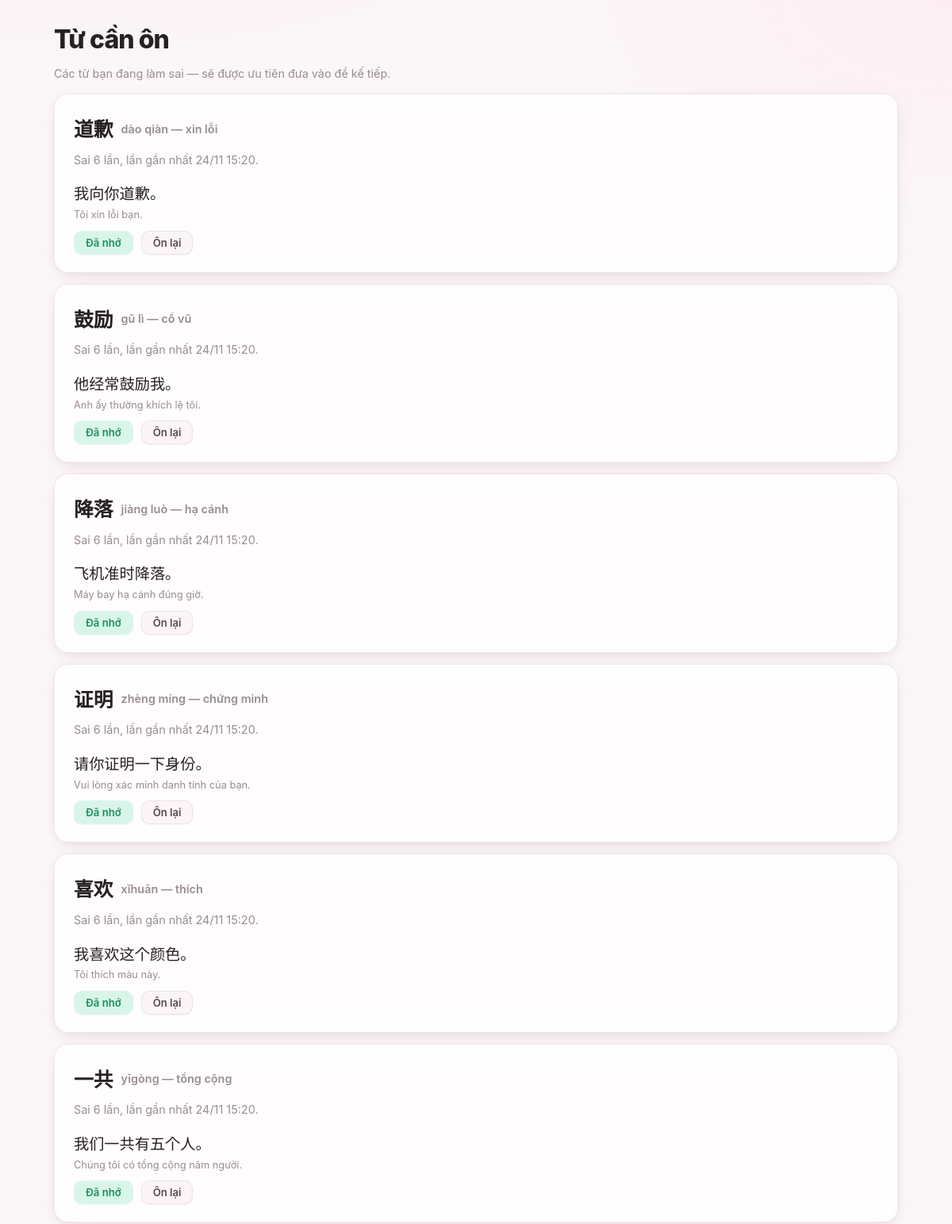
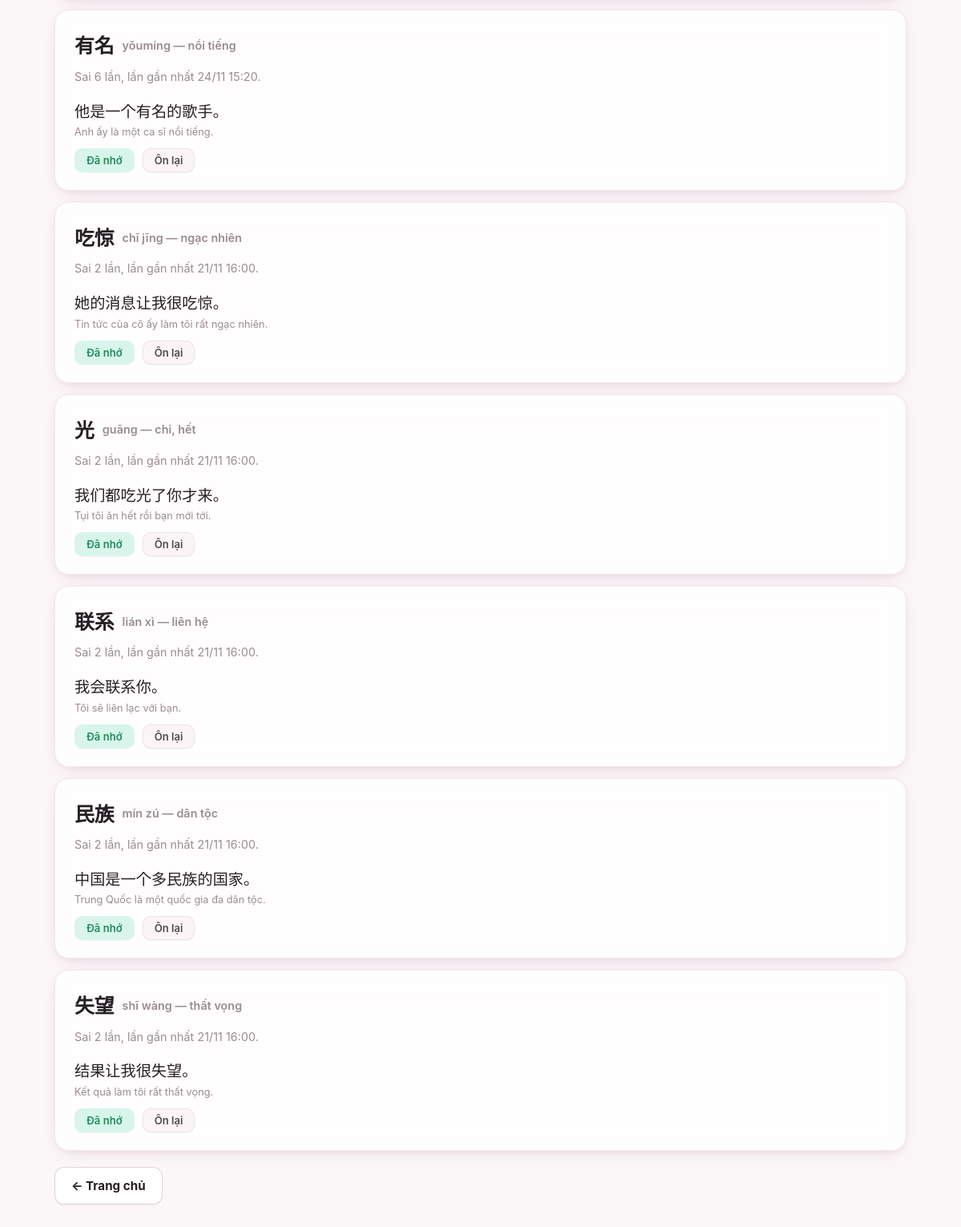
Screenshot of /review with the database file from the repository (2 pictures, top to bottom).
### app/models.py (models this page shows)
class Word(SQLModel, table=True):
    __tablename__ = "words"
    id: int | None = Field(default=None, primary_key=True)
    hanzi: str = Field(index=True, unique=True)
    pinyin: str
    han_viet: str | None = None
    meaning_vi: str
    level: int | None = None  # 3 hoặc 4, NULL nếu file không có cột "Cấp"
    example_zh: str | None = None
    example_pinyin: str | None = None
    example_vi: str | None = None
    created_at: datetime = Field(default_factory=lambda: datetime.now(timezone.utc))

class WordStat(SQLModel, table=True):
    __tablename__ = "word_stats"
    word_id: int = Field(primary_key=True, foreign_key="words.id")
    seen: int = 0
    wrong: int = 0
    correct_streak: int = 0
    last_wrong_at: datetime | None = None
    last_seen_at: datetime | None = None

### app/routes_review.py (the view)
@router.get("/review", response_class=HTMLResponse)
def review_page(request: Request, session: Session = Depends(get_session)):
    return templates.TemplateResponse(
        request, "review.html", {"items": review_items(session)})

### app/templates/review.html (shortened to what this page needs)
<!doctype html>
<html lang="vi">
<head>
<link rel="stylesheet" href="/static/style.css">
</head>
<body>
<main class="page">
  <h1>Từ cần ôn</h1>
  <p class="muted">Các từ bạn đang làm sai — sẽ được ưu tiên đưa vào đề kế tiếp.</p>
  {% for it in items %}
  <div class="card">
    <div class="qhead">
      <span class="zh">{{ it.word.hanzi }}</span>
      <span class="muted">{{ it.word.pinyin }}{% if it.word.han_viet %} [{{ it.word.han_viet }}]{% endif %} — {{ it.word.meaning_vi }}</span>
    </div>
    <p class="muted" style="margin-top:4px">
      Sai {{ it.stat.wrong }} lần{% if it.stat.last_wrong_at %}, lần gần nhất {{ it.stat.last_wrong_at.strftime("%d/%m %H:%M") }}{% endif %}.
    </p>
    {% if it.word.example_zh %}
    <div class="fb">
      <span class="zh" style="font-size:1.2rem">{{ it.word.example_zh }}</span>
      {% if it.word.example_vi %}<div class="muted small">{{ it.word.example_vi }}</div>{% endif %}
    </div>
    {% endif %}
    <div class="report-form">
      <form method="post" action="/review/{{ it.word.id }}">
        <button type="submit" class="btn small ok">Đã nhớ</button>
      </form>
      <form method="post" action="/review/{{ it.word.id }}">
        <button type="submit" class="btn small">Ôn lại</button>
      </form>
    </div>
  </div>
  {% endfor %}
  <p style="margin-top:20px"><a class="btn ghost" href="/">← Trang chủ</a></p>
</main>
</body>
</html>

### app/static/style.css (style rules this page uses)
:root { --bg: #fbf7f9; --bg-grad-1: #fbeaf1; --bg-grad-2: #fdf4f7; --bg-grad-3: #fdeef4; --surface: rgba(255, 255, 255, 0.78); --surface-solid: #ffffff; --surface-2: rgba(248, 238, 244, 0.6); --fg: #261f24; --fg-soft: #55484f; --muted: #9a8b92; --border: rgba(160, 118, 138, 0.16); --border-strong: rgba(160, 118, 138, 0.32); --accent: #c9517d; --accent-2: #a63e68; --accent-3: #ee9ab7; --accent-grad: linear-gradient(135deg, #da6c93 0%, #c14e78 55%, #a03a62 120%); --accent-soft: rgba(201, 81, 125, 0.12); --accent-deep: #9e355f; --st-ready-fg: #55484f; --st-ready-bg: rgba(154, 139, 146, 0.16); --st-inprogress-fg: #b47a1e; --st-inprogress-bg: rgba(255, 190, 90, 0.22); --st-done-fg: #1e8e5a; --st-done-bg: rgba(46, 204, 144, 0.2); --st-failed-fg: #c13a5b; --st-failed-bg: rgba(204, 59, 91, 0.18); --ok: #1e8e5a; --ok-soft: rgba(46, 204, 144, 0.18); --bad: #cc3b5b; --bad-soft: rgba(204, 59, 91, 0.16); --warn: #b47a1e; --warn-soft: rgba(255, 190, 90, 0.24); --shadow-sm: 0 1px 2px rgba(120, 60, 90, 0.06); --shadow: 0 6px 24px -8px rgba(160, 80, 120, 0.22), 0 2px 6px rgba(160, 80, 120, 0.06); --shadow-lg: 0 20px 48px -18px rgba(150, 70, 110, 0.4), 0 8px 18px -10px rgba(150, 70, 110, 0.25); --radius: 18px; --radius-sm: 12px; --font-zh: "Noto Sans SC", "PingFang SC", "Microsoft YaHei", system-ui, sans-serif; }
* { box-sizing: border-box; }
body { margin: 0; font-family: "Inter", system-ui, -apple-system, "Segoe UI", "Noto Sans SC", sans-serif; color: var(--fg); line-height: 1.55; -webkit-font-smoothing: antialiased; text-rendering: optimizeLegibility; background: radial-gradient(1200px 600px at 12% -8%, var(--bg-grad-1), transparent 60%), radial-gradient(1000px 520px at 100% 0%, var(--bg-grad-3), transparent 55%), radial-gradient(1100px 700px at 50% 120%, var(--bg-grad-2), transparent 60%), var(--bg); background-attachment: fixed; }
.page { max-width: 1120px; margin: 0 auto; padding: 32px 28px 96px; }
h1 { font-size: 2rem; font-weight: 800; letter-spacing: -0.03em; margin: 0 0 6px; line-height: 1.1; }
.muted { color: var(--muted); font-size: 0.9rem; }
.small { font-size: 0.8rem; }
.card { position: relative; background: var(--surface); border: 1px solid var(--border); border-radius: var(--radius); padding: 22px 24px; margin: 14px 0; box-shadow: var(--shadow); backdrop-filter: blur(14px) saturate(1.2); -webkit-backdrop-filter: blur(14px) saturate(1.2); transition: box-shadow 0.25s ease, transform 0.25s ease; }
button, .btn { position: relative; display: inline-flex; align-items: center; justify-content: center; gap: 8px; background: var(--accent-grad); color: #fff; border: none; border-radius: 12px; padding: 11px 20px; font-size: 0.95rem; font-weight: 700; cursor: pointer; text-decoration: none; overflow: hidden; transition: filter 0.18s, transform 0.1s, box-shadow 0.2s; box-shadow: 0 6px 16px -6px color-mix(in srgb, var(--accent) 65%, transparent); font-family: inherit; }
button::after, .btn::after { content: ""; position: absolute; inset: 0; background: linear-gradient(120deg, transparent 30%, rgba(255, 255, 255, 0.4) 50%, transparent 70%); transform: translateX(-120%); transition: transform 0.55s ease; pointer-events: none; }
button.ghost, .btn.ghost { background: var(--surface-solid); color: var(--fg); border: 1px solid var(--border-strong); box-shadow: var(--shadow-sm); }
button.ghost::after, .btn.ghost::after { display: none; }
button.small, .btn.small { font-size: 0.82rem; padding: 6px 14px; font-weight: 600; border-radius: 10px; background: var(--surface-2); color: var(--fg-soft); border: 1px solid var(--border); box-shadow: var(--shadow-sm); }
button.small.ok { background: var(--ok-soft); color: var(--ok); border-color: transparent; }
.zh { font-family: var(--font-zh); font-size: 1.55rem; line-height: 1.75; }
.qhead { display: flex; align-items: center; gap: 10px; flex-wrap: wrap; font-size: 0.95rem; margin-bottom: 6px; font-weight: 600; }
.fb .zh { font-size: 1.2rem; }
.report-form { display: flex; gap: 10px; align-items: center; margin-top: 10px; flex-wrap: wrap; }

### rows the page displays
Word: word.hanzi "道歉", word.pinyin "dào qiàn", word.meaning_vi "xin lỗi", word.example_zh "我向你道歉。", word.example_vi "Tôi xin lỗi bạn."
WordStat: stat.wrong "6", stat.last_wrong_at "24/11 15:20"
Word: word.hanzi "鼓励", word.pinyin "gǔ lì", word.meaning_vi "cổ vũ", word.example_zh "他经常鼓励我。", word.example_vi "Anh ấy thường khích lệ tôi."
WordStat: stat.wrong "6", stat.last_wrong_at "24/11 15:20"
Word: word.hanzi "降落", word.pinyin "jiàng luò", word.meaning_vi "hạ cánh", word.example_zh "飞机准时降落。", word.example_vi "Máy bay hạ cánh đúng giờ."
WordStat: stat.wrong "6", stat.last_wrong_at "24/11 15:20"
Word: word.hanzi "证明", word.pinyin "zhèng míng", word.meaning_vi "chứng minh", word.example_zh "请你证明一下身份。", word.example_vi "Vui lòng xác minh danh tính của bạn."
WordStat: stat.wrong "6", stat.last_wrong_at "24/11 15:20"
Word: word.hanzi "喜欢", word.pinyin "xǐhuān", word.meaning_vi "thích", word.example_zh "我喜欢这个颜色。", word.example_vi "Tôi thích màu này."
WordStat: stat.wrong "6", stat.last_wrong_at "24/11 15:20"
Word: word.hanzi "一共", word.pinyin "yīgòng", word.meaning_vi "tổng cộng", word.example_zh "我们一共有五个人。", word.example_vi "Chúng tôi có tổng cộng năm người."
WordStat: stat.wrong "6", stat.last_wrong_at "24/11 15:20"
Word: word.hanzi "有名", word.pinyin "yǒumíng", word.meaning_vi "nổi tiếng", word.example_zh "他是一个有名的歌手。", word.example_vi "Anh ấy là một ca sĩ nổi tiếng."
WordStat: stat.wrong "6", stat.last_wrong_at "24/11 15:20"
Word: word.hanzi "吃惊", word.pinyin "chī jīng", word.meaning_vi "ngạc nhiên", word.example_zh "她的消息让我很吃惊。", word.example_vi "Tin tức của cô ấy làm tôi rất ngạc nhiên."
WordStat: stat.wrong "2", stat.last_wrong_at "21/11 16:00"
Word: word.hanzi "光", word.pinyin "guāng", word.meaning_vi "chỉ, hết", word.example_zh "我们都吃光了你才来。", word.example_vi "Tụi tôi ăn hết rồi bạn mới tới."
WordStat: stat.wrong "2", stat.last_wrong_at "21/11 16:00"
Word: word.hanzi "联系", word.pinyin "lián xì", word.meaning_vi "liên hệ", word.example_zh "我会联系你。", word.example_vi "Tôi sẽ liên lạc với bạn."
WordStat: stat.wrong "2", stat.last_wrong_at "21/11 16:00"
Word: word.hanzi "民族", word.pinyin "mín zú", word.meaning_vi "dân tộc", word.example_zh "中国是一个多民族的国家。", word.example_vi "Trung Quốc là một quốc gia đa dân tộc."
WordStat: stat.wrong "2", stat.last_wrong_at "21/11 16:00"
Word: word.hanzi "失望", word.pinyin "shī wàng", word.meaning_vi "thất vọng", word.example_zh "结果让我很失望。", word.example_vi "Kết quả làm tôi rất thất vọng."
WordStat: stat.wrong "2", stat.last_wrong_at "21/11 16:00"
